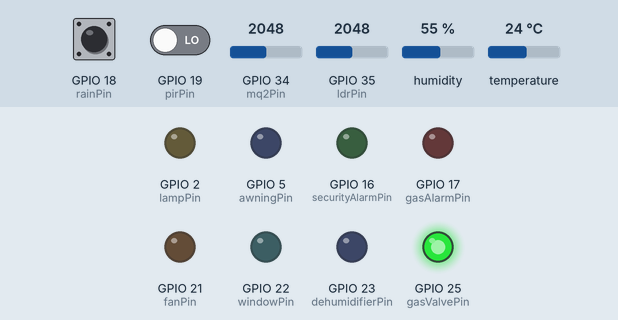
Recording of a sketch running on a simulated ESP32. Parts: output pins drawn as LEDs (lit = HIGH). The test bench sets the inputs (shaded band); at power-on: temperature 24 °C, GPIO 34 (mq2Pin) = 2048, GPIO 35 (ldrPin) = 2048, GPIO 19 (pirPin) LOW, GPIO 18 (rainPin) HIGH, humidity 55 %. WiFi joins after 1.5 s; servers stay silent unless stated; no MQTT or app messages arrive unless stated; what the sketch prints to the serial monitor is not drawn.

Above: at 2.7 s.
2.8 s: temperature set to 34.4 °C
4.5 s: temperature set to 35.8 °C
At 7.2 s:
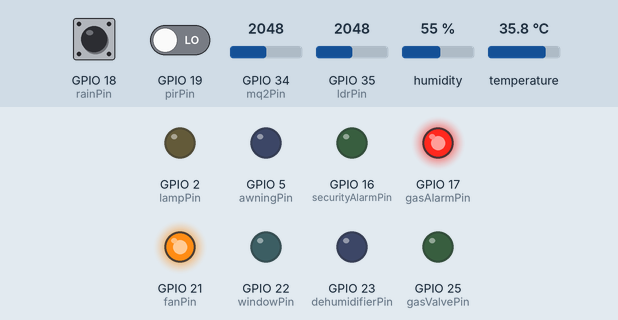
7.5 s: GPIO 34 (mq2Pin) set to 1971
At 9.4 s:
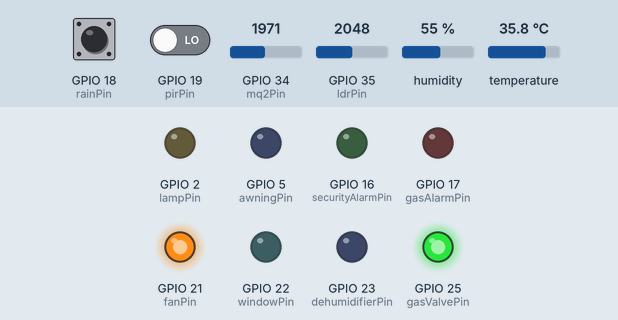
10.5 s: GPIO 35 (ldrPin) set to 1937
At 12.9 s:
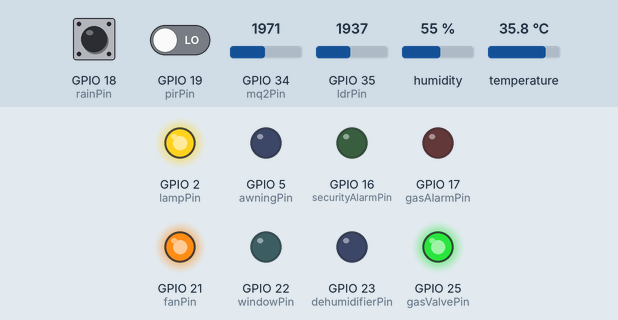
13.5 s: GPIO 19 (pirPin) driven HIGH
At 15.4 s:
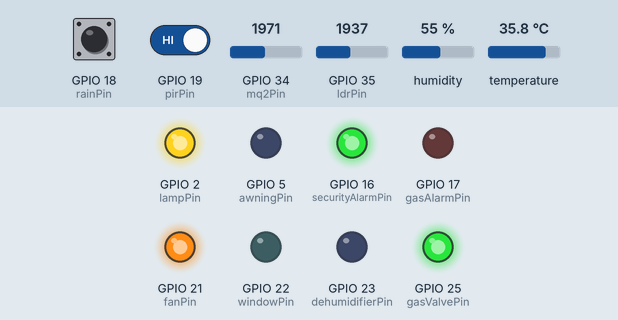
16.5 s: GPIO 18 (rainPin) pulled LOW for 1 s
At 18.9 s:
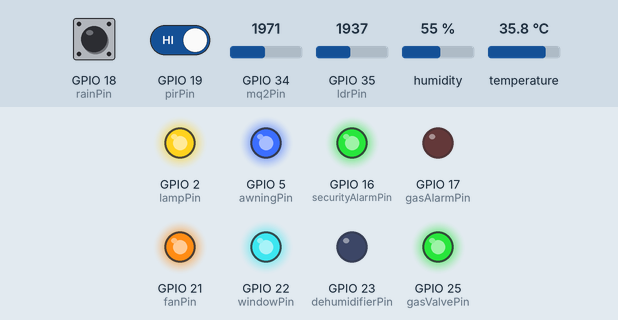
Timing chart, 0 to 20.4 s (numbered marks = the images above; inputs shaded):
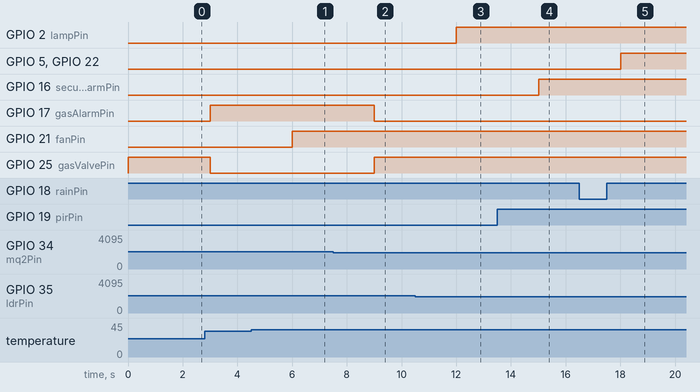

The sketch:

smart_home.ino
```cpp
#include <WiFi.h>
#include <PubSubClient.h>
#include <ArduinoJson.h>
#include "DHT.h"

#define DHTPIN 4
#define DHTTYPE DHT22

const char* ssid = "Wokwi-GUEST";
const char* password = "";

const char* mqttBroker = "broker.hivemq.com";
const int mqttPort = 1883;

const char* topicSensorsData = "smarthome/sensors/data";
const char* topicDevicesStatus = "smarthome/devices/status";
const char* topicAlerts = "smarthome/alerts";
const char* topicModeControl = "smarthome/mode/control";
const char* topicDevicesControl = "smarthome/devices/control";

const int mq2Pin = 34;
const int ldrPin = 35;
const int rainPin = 18;
const int pirPin = 19;

const int lampPin = 2;
const int awningPin = 5;
const int securityAlarmPin = 16;
const int gasAlarmPin = 17;
const int fanPin = 21;
const int windowPin = 22;
const int dehumidifierPin = 23;
const int gasValvePin = 25;

const int gasThreshold = 2000;
const int lightThreshold = 2000;
const float humidityThreshold = 70.0;
const float tempThreshold = 35.0;

const unsigned long publishInterval = 3000;
const unsigned long debounceDelay = 200;

DHT dht(DHTPIN, DHTTYPE);
WiFiClient wifiClient;
PubSubClient mqttClient(wifiClient);

String currentMode = "auto";

int gasValue = 0;
int lightValue = 0;
int rain = 0;
int motion = 0;
int lamp = 0;
int awning = 0;
int window = 0;
int fan = 0;
int dehumidifier = 0;
int securityAlarm = 0;
int gasAlarm = 0;
int gasValve = 1;
int gasWarning = 0;
int tempWarning = 0;

float temperature = 0;
float humidity = 0;

bool rainStatus = false;
int lastRainReading = HIGH;
int stableRainReading = HIGH;
unsigned long lastRainChangeMillis = 0;
unsigned long lastPublishMillis = 0;

bool previousGasAlert = false;
bool previousRainAlert = false;
bool previousTempAlert = false;
bool previousMotionAlert = false;

void writeLedStates() {
  digitalWrite(lampPin, lamp ? HIGH : LOW);
  digitalWrite(awningPin, awning ? HIGH : LOW);
  digitalWrite(windowPin, window ? HIGH : LOW);
  digitalWrite(fanPin, fan ? HIGH : LOW);
  digitalWrite(dehumidifierPin, dehumidifier ? HIGH : LOW);
  digitalWrite(securityAlarmPin, securityAlarm ? HIGH : LOW);
  digitalWrite(gasAlarmPin, gasAlarm ? HIGH : LOW);
  digitalWrite(gasValvePin, gasValve ? HIGH : LOW);
}

void connectWiFi() {
  if (WiFi.status() == WL_CONNECTED) return;

  WiFi.begin(ssid, password);
  Serial.print("Connecting WiFi");

  while (WiFi.status() != WL_CONNECTED) {
    delay(500);
    Serial.print(".");
  }

  Serial.println();
  Serial.print("WiFi connected: ");
  Serial.println(WiFi.localIP());
}

void publishDeviceStatus() {
  StaticJsonDocument<512> doc;
  doc["lamp"] = lamp;
  doc["awning"] = awning;
  doc["window"] = window;
  doc["fan"] = fan;
  doc["dehumidifier"] = dehumidifier;
  doc["securityAlarm"] = securityAlarm;
  doc["gasAlarm"] = gasAlarm;
  doc["gasValve"] = gasValve;
  doc["mode"] = currentMode;

  char payload[512];
  serializeJson(doc, payload);
  mqttClient.publish(topicDevicesStatus, payload);

  Serial.print("Publish devices/status: ");
  Serial.println(payload);
}

void syncAutomaticDeviceStates() {
  lamp = lightValue < lightThreshold ? 1 : 0;
  awning = rain;
  window = rain ? 1 : 0;
  fan = tempWarning;
  dehumidifier = humidity > humidityThreshold ? 1 : 0;
  securityAlarm = motion;
  gasAlarm = gasWarning;
  gasValve = gasWarning ? 0 : 1;
}

void applyOutputStates() {
  if (currentMode == "auto") {
    syncAutomaticDeviceStates();
  }

  if (gasWarning == 1) {
    gasValve = 0;
  }

  writeLedStates();
}

int readBinary(JsonDocument& doc, const char* field) {
  return doc[field].as<int>() >= 1 ? 1 : 0;
}

void logBlockedControl(const char* field, const char* reason) {
  Serial.print("Blocked ");
  Serial.print(field);
  Serial.print(": ");
  Serial.println(reason);
}

void applyDeviceControl(JsonDocument& doc) {
  if (currentMode != "manual") {
    Serial.println("Ignored devices/control because mode is auto");
    return;
  }

  bool recognized = false;

  if (doc.containsKey("lamp")) {
    lamp = readBinary(doc, "lamp");
    recognized = true;
  }

  if (doc.containsKey("awning")) {
    recognized = true;

    if (rain == 1) {
      awning = readBinary(doc, "awning");
    } else {
      logBlockedControl("awning", "rain warning is not active");
    }
  }

  if (doc.containsKey("window")) {
    recognized = true;

    if (rain == 1) {
      window = readBinary(doc, "window");
    } else {
      logBlockedControl("window", "rain warning is not active");
    }
  }

  if (doc.containsKey("fan")) {
    recognized = true;

    if (tempWarning == 1) {
      fan = readBinary(doc, "fan");
    } else {
      logBlockedControl("fan", "temperature warning is not active");
    }
  }

  if (doc.containsKey("dehumidifier")) {
    recognized = true;

    if (humidity > humidityThreshold) {
      dehumidifier = readBinary(doc, "dehumidifier");
    } else {
      logBlockedControl("dehumidifier", "humidity warning is not active");
    }
  }

  if (doc.containsKey("securityAlarm")) {
    recognized = true;

    if (motion == 1) {
      securityAlarm = readBinary(doc, "securityAlarm");
    } else {
      logBlockedControl("securityAlarm", "motion warning is not active");
    }
  }

  if (doc.containsKey("gasValve")) {
    recognized = true;
    int nextGasValve = readBinary(doc, "gasValve");

    if (gasWarning == 1 && nextGasValve == 1) {
      Serial.println("Blocked gas valve open because gas warning is active");
    } else {
      gasValve = nextGasValve;
    }
  }

  if (doc.containsKey("gasAlarm")) {
    recognized = true;

    if (gasWarning == 1 && gasValve == 0) {
      gasAlarm = readBinary(doc, "gasAlarm");
    } else if (gasWarning == 1) {
      logBlockedControl("gasAlarm", "gas valve is not locked yet");
    } else {
      logBlockedControl("gasAlarm", "gas warning is not active");
    }
  }

  if (!recognized) {
    Serial.println("Ignored devices/control because no supported device field was found");
    return;
  }

  applyOutputStates();
  publishDeviceStatus();
}

void mqttCallback(char* topic, byte* payload, unsigned int length) {
  StaticJsonDocument<512> doc;
  DeserializationError error = deserializeJson(doc, payload, length);

  if (error) {
    Serial.print("MQTT JSON parse failed: ");
    Serial.println(error.c_str());
    return;
  }

  String topicName = String(topic);

  if (topicName == topicModeControl) {
    const char* nextMode = doc["mode"] | "auto";

    if (strcmp(nextMode, "manual") == 0) {
      currentMode = "manual";
    } else {
      currentMode = "auto";
    }

    applyOutputStates();
    Serial.print("Mode changed to: ");
    Serial.println(currentMode);
    publishDeviceStatus();
    return;
  }

  if (topicName == topicDevicesControl) {
    applyDeviceControl(doc);
  }
}

void connectMqtt() {
  while (!mqttClient.connected()) {
    String clientId = "esp32-smarthome-";
    clientId += String((uint32_t)ESP.getEfuseMac(), HEX);

    Serial.print("Connecting MQTT...");

    if (mqttClient.connect(clientId.c_str())) {
      Serial.println("connected");
      mqttClient.subscribe(topicModeControl);
      mqttClient.subscribe(topicDevicesControl);
      Serial.println("Subscribed control topics");
      publishDeviceStatus();
    } else {
      Serial.print("failed, rc=");
      Serial.print(mqttClient.state());
      Serial.println(" retry in 2 seconds");
      delay(2000);
    }
  }
}

void updateRainToggle() {
  int reading = digitalRead(rainPin);

  if (reading != lastRainReading) {
    lastRainChangeMillis = millis();
    lastRainReading = reading;
  }

  if (millis() - lastRainChangeMillis > debounceDelay) {
    if (reading != stableRainReading) {
      stableRainReading = reading;

      if (stableRainReading == LOW) {
        rainStatus = !rainStatus;
      }
    }
  }

  rain = rainStatus ? 1 : 0;
}

void readSensors() {
  gasValue = analogRead(mq2Pin);
  lightValue = analogRead(ldrPin);
  motion = digitalRead(pirPin) == HIGH ? 1 : 0;
  rain = rainStatus ? 1 : 0;

  float nextTemperature = dht.readTemperature();
  float nextHumidity = dht.readHumidity();

  if (!isnan(nextTemperature)) temperature = nextTemperature;
  if (!isnan(nextHumidity)) humidity = nextHumidity;

  gasWarning = gasValue > gasThreshold ? 1 : 0;
  tempWarning = temperature > tempThreshold ? 1 : 0;
}

void publishSensorData() {
  StaticJsonDocument<512> doc;
  doc["temperature"] = temperature;
  doc["humidity"] = humidity;
  doc["gas"] = gasValue;
  doc["light"] = lightValue;
  doc["rain"] = rain;
  doc["motion"] = motion;
  doc["lamp"] = lamp;
  doc["awning"] = awning;
  doc["window"] = window;
  doc["fan"] = fan;
  doc["dehumidifier"] = dehumidifier;
  doc["securityAlarm"] = securityAlarm;
  doc["gasAlarm"] = gasAlarm;
  doc["gasValve"] = gasValve;
  doc["gasWarning"] = gasWarning;
  doc["tempWarning"] = tempWarning;
  doc["mode"] = currentMode;

  char payload[512];
  serializeJson(doc, payload);
  mqttClient.publish(topicSensorsData, payload);

  Serial.print("Publish sensors/data: ");
  Serial.println(payload);
}

void publishAlert(const char* type, const char* message, float value) {
  StaticJsonDocument<256> doc;
  doc["type"] = type;
  doc["message"] = message;
  doc["value"] = value;

  char payload[256];
  serializeJson(doc, payload);
  mqttClient.publish(topicAlerts, payload);

  Serial.print("Publish alert: ");
  Serial.println(payload);
}

void publishAlertsWhenNeeded() {
  bool currentGasAlert = gasWarning == 1;
  bool currentRainAlert = rain == 1;
  bool currentTempAlert = tempWarning == 1;
  bool currentMotionAlert = motion == 1;

  if (currentGasAlert && !previousGasAlert) {
    publishAlert("gas", "Canh bao khi gas vuot nguong", gasValue);
  }

  if (currentRainAlert && !previousRainAlert) {
    publishAlert("rain", "Phat hien trang thai mua", rain);
  }

  if (currentTempAlert && !previousTempAlert) {
    publishAlert("temperature", "Nhiet do vuot nguong an toan", temperature);
  }

  if (currentMotionAlert && !previousMotionAlert) {
    publishAlert("motion", "Phat hien chuyen dong", motion);
  }

  previousGasAlert = currentGasAlert;
  previousRainAlert = currentRainAlert;
  previousTempAlert = currentTempAlert;
  previousMotionAlert = currentMotionAlert;
}

void setup() {
  Serial.begin(115200);

  pinMode(rainPin, INPUT_PULLUP);
  pinMode(pirPin, INPUT);

  pinMode(lampPin, OUTPUT);
  pinMode(awningPin, OUTPUT);
  pinMode(windowPin, OUTPUT);
  pinMode(fanPin, OUTPUT);
  pinMode(dehumidifierPin, OUTPUT);
  pinMode(securityAlarmPin, OUTPUT);
  pinMode(gasAlarmPin, OUTPUT);
  pinMode(gasValvePin, OUTPUT);

  writeLedStates();

  dht.begin();
  connectWiFi();

  mqttClient.setServer(mqttBroker, mqttPort);
  mqttClient.setCallback(mqttCallback);
  mqttClient.setBufferSize(1024);
}

void loop() {
  connectWiFi();
  connectMqtt();
  mqttClient.loop();

  updateRainToggle();

  unsigned long currentMillis = millis();
  if (currentMillis - lastPublishMillis < publishInterval) return;
  lastPublishMillis = currentMillis;

  readSensors();
  applyOutputStates();

  publishSensorData();
  publishDeviceStatus();
  publishAlertsWhenNeeded();
}
```

Measured:
- the behaviour switches between 35 and 35.1 °C on temperature (found by bisection; images 0 and 1)
- the behaviour switches between 2001 and 2000 on GPIO 34 (mq2Pin) (found by bisection; images 1 and 2)
- the behaviour switches between 2000 and 1999 on GPIO 35 (ldrPin) (found by bisection; images 2 and 3)
- after the input at 4.5 s, GPIO 21 (fanPin): LOW → HIGH after 1.5 s
- after the input at 7.5 s, GPIO 17 (gasAlarmPin): HIGH → LOW after 1.5 s; GPIO 25 (gasValvePin): LOW → HIGH after 1.5 s
- after the input at 10.5 s, GPIO 2 (lampPin): LOW → HIGH after 1.5 s
- after the input at 13.5 s, GPIO 16 (securityAlarmPin): LOW → HIGH after 1.5 s
- after the input at 16.5 s, GPIO 5 (awningPin), GPIO 22 (windowPin): LOW → HIGH after 1.5 s
